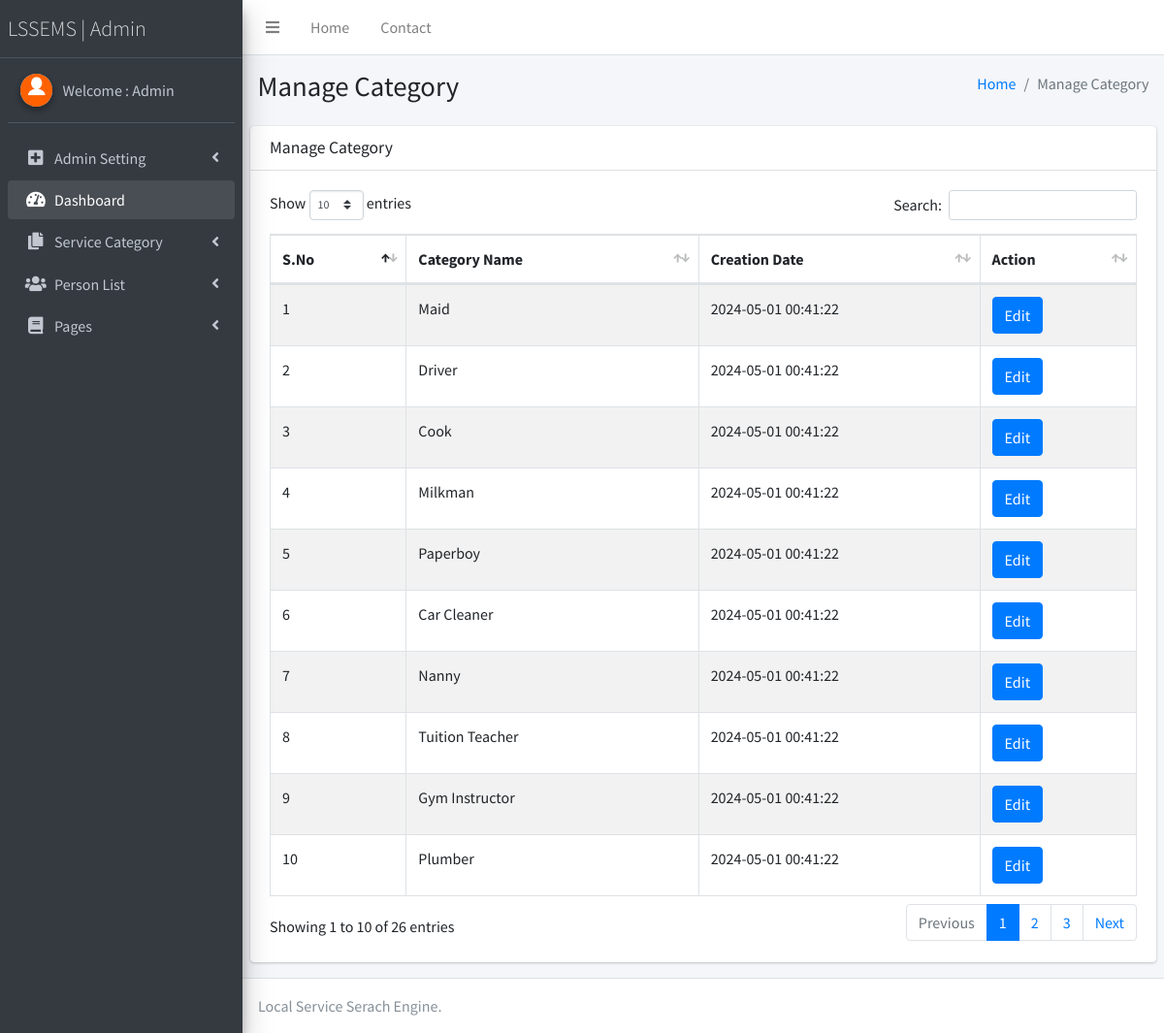
Page /admin/manage-category.php (signed in) on the committed database.
### tables this page shows
CREATE TABLE `tblcategory` (
  `ID` int(10) NOT NULL,
  `Category` varchar(100) DEFAULT NULL,
  `CreationDate` timestamp NULL DEFAULT current_timestamp()
);

### admin/manage-category.php (the view, shortened to what this page needs)
<?php
if (strlen($_SESSION['lssemsaid']==0)) {
  header('location:logout.php');
  } else{
  ?>
<!DOCTYPE html>
<html>
<head>
  <link rel="stylesheet" href="plugins/fontawesome-free/css/all.min.css">
  <link rel="stylesheet" href="https://code.ionicframework.com/ionicons/2.0.1/css/ionicons.min.css">
  <link rel="stylesheet" href="plugins/datatables-bs4/css/dataTables.bootstrap4.css">
  <link rel="stylesheet" href="dist/css/adminlte.min.css">
</head>
<body class="hold-transition sidebar-mini">
<div class="wrapper">
  <?php include_once('includes/header.php');?>
<?php include_once('includes/sidebar.php');?>
  <div class="content-wrapper">
    <section class="content-header">
      <div class="container-fluid">
        <div class="row mb-2">
          <div class="col-sm-6">
            <h1>Manage Category</h1>
          </div>
          <div class="col-sm-6">
            <ol class="breadcrumb float-sm-right">
              <li class="breadcrumb-item"><a href="dashboard.php">Home</a></li>
              <li class="breadcrumb-item active">Manage Category</li>
            </ol>
          </div>
        </div>
      </div>
    </section>
    <section class="content">
      <div class="row">
        <div class="col-12">
          <div class="card">
            <div class="card-header">
              <h3 class="card-title">Manage Category</h3>
            </div>
            <div class="card-body">
              <table id="example1" class="table table-bordered table-striped">
                <thead>
                <tr>
                  <th>S.No</th>
                  <th>Category Name</th>
                  <th>Creation Date</th>
                  <th>Action</th>
                </tr>
                </thead>
                 <?php
$sql="SELECT * from tblcategory";
$query = $dbh -> prepare($sql);
$query->execute();
$results=$query->fetchAll(PDO::FETCH_OBJ);
$cnt=1;
if($query->rowCount() > 0)
{
foreach($results as $row)
{               ?>
                <tr>
                  <td><?php echo htmlentities($cnt);?></td>
                  <td><?php  echo htmlentities($row->Category);?>
                  </td>
                  <td><?php  echo htmlentities($row->CreationDate);?></td>
                  <td> <a href="edit-category-detail.php?editid=<?php echo htmlentities ($row->ID);?>" class="btn btn-primary">Edit</a></td>
                </tr>
                <?php $cnt=$cnt+1;}} ?>
              </table>
            </div>
          </div>
        </div>
      </div>
    </section>
  </div>
 <?php include_once('includes/footer.php');?>
</div>
</body>
</html>
<?php }  ?>

### admin/includes/sidebar.php (shortened to what this page needs)
  <aside class="main-sidebar sidebar-dark-primary elevation-4">
    <a href="dashboard.php" class="brand-link" style="font-weight:bold; font-size:22px;">
      <span class="brand-text font-weight-light">LSSEMS | Admin</span>
    </a>
    <div class="sidebar">
      <div class="user-panel mt-3 pb-3 mb-3 d-flex">
        <div class="image">
          <img src="dist/img/download.png" class="img-circle elevation-2" alt="User Image">
        </div>
        <div class="info">
<?php
$aid=$_SESSION['lssemsaid'];
$sql="SELECT AdminName from  tbladmin where ID=:aid";
$query = $dbh -> prepare($sql);
$query->bindParam(':aid',$aid,PDO::PARAM_STR);
$query->execute();
$results=$query->fetchAll(PDO::FETCH_OBJ);
$cnt=1;
if($query->rowCount() > 0)
{
foreach($results as $row)
{               ?>
          <a href="admin-profile.php" class="d-block">Welcome : <?php  echo $row->AdminName;?></a>
          <?php $cnt=$cnt+1;}} ?>
        </div>
      </div>
      <nav class="mt-2">
        <ul class="nav nav-pills nav-sidebar flex-column" data-widget="treeview" role="menu" data-accordion="false">
            <li class="nav-item has-treeview">
            <a href="#" class="nav-link">
              <i class="nav-icon fas fa-plus-square"></i>
              <p>
                Admin Setting
                <i class="fas fa-angle-left right"></i>
              </p>
            </a>
          </li>
          <li class="nav-item has-treeview menu-open">
            <a href="dashboard.php" class="nav-link">
              <i class="nav-icon fas fa-tachometer-alt"></i>
              <p>
                Dashboard
               </p>
            </a>
          </li>
          <li class="nav-item has-treeview">
            <a href="#" class="nav-link">
              <i class="nav-icon fas fa-copy"></i>
              <p>
                Service Category
                <i class="fas fa-angle-left right"></i>
              </p>
            </a>
          </li>
          <li class="nav-item has-treeview">
            <a href="#" class="nav-link">
              <i class="nav-icon fas fa-users"></i>
              <p>
                Person List
                <i class="right fas fa-angle-left"></i>
              </p>
            </a>
          </li>
          <li class="nav-item has-treeview">
            <a href="#" class="nav-link">
              <i class="nav-icon fas fa-book"></i>
              <p>
                Pages
                <i class="fas fa-angle-left right"></i>
              </p>
            </a>
          </li>
        </ul>
      </nav>
    </div>
  </aside>

### rows in the picture
tblcategory: Category "Maid", CreationDate "2024-05-01 00:41:22"
tblcategory: Category "Driver", CreationDate "2024-05-01 00:41:22"
tblcategory: Category "Cook", CreationDate "2024-05-01 00:41:22"
tblcategory: Category "Milkman", CreationDate "2024-05-01 00:41:22"
tblcategory: Category "Paperboy", CreationDate "2024-05-01 00:41:22"
tblcategory: Category "Car Cleaner", CreationDate "2024-05-01 00:41:22"
tblcategory: Category "Nanny", CreationDate "2024-05-01 00:41:22"
tblcategory: Category "Tuition Teacher", CreationDate "2024-05-01 00:41:22"
tblcategory: Category "Gym Instructor", CreationDate "2024-05-01 00:41:22"
tblcategory: Category "Plumber", CreationDate "2024-05-01 00:41:22"

### other values in the picture
$row->AdminName "Admin"
